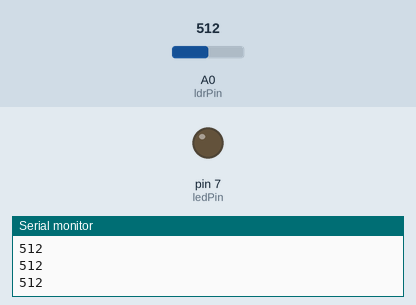
Simulated run of this sketch. Board: Arduino Uno, built with avr-gcc and run on an emulated ATmega328P. Shown: output pins drawn as LEDs (lit = HIGH), the last lines printed to the serial monitor. Inputs (shaded band) come from the test bench; at power-on: A0 (ldrPin) = 512.

Above: at 1.2 s.
1.3 s: A0 (ldrPin) set to 993
2.8 s: A0 (ldrPin) set to 1017
At 3.4 s:
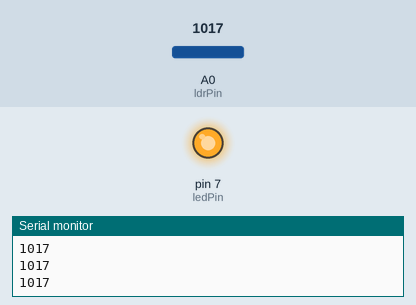
4.3 s: A0 (ldrPin) set to 1000
At 4.8 s:
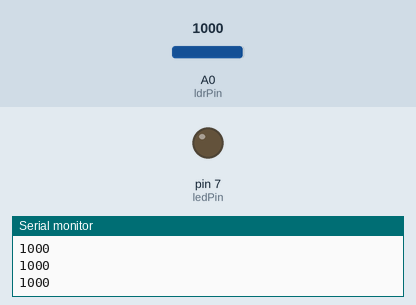
5.8 s: A0 (ldrPin) set to 1020
At 6.1 s:
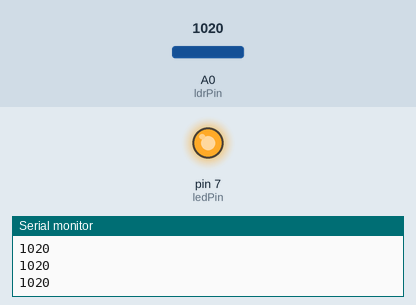
Timing chart, 0 to 8.3 s (numbered marks = the images above; inputs shaded):
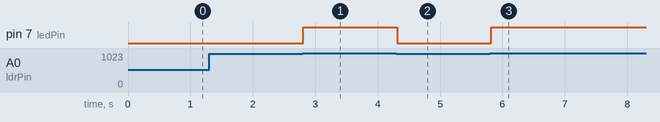

The sketch:

ldr-sensor.ino
```cpp
int ledPin = 7;
int ldrPin = 0; //LDR Sensor
int ldrValue = 0;

void setup() {
 pinMode(ledPin,OUTPUT);
 Serial.begin(9600);
}

void loop() {
  ldrValue = analogRead(ldrPin); //0 e 1023

  if (ldrValue>= 1010)
    digitalWrite(ledPin,HIGH);
  else
    digitalWrite(ledPin,LOW);

 Serial.println(ldrValue);
 delay(100);
}
```

Measured:
- the behaviour switches between 1009 and 1010 on A0 (ldrPin) (found by bisection; images 0 and 1)
- after the input at 2.8 s, pin 7 (ledPin): LOW → HIGH at once
- after the input at 4.3 s, pin 7 (ledPin): HIGH → LOW at once
- after the input at 5.8 s, pin 7 (ledPin): LOW → HIGH at once
